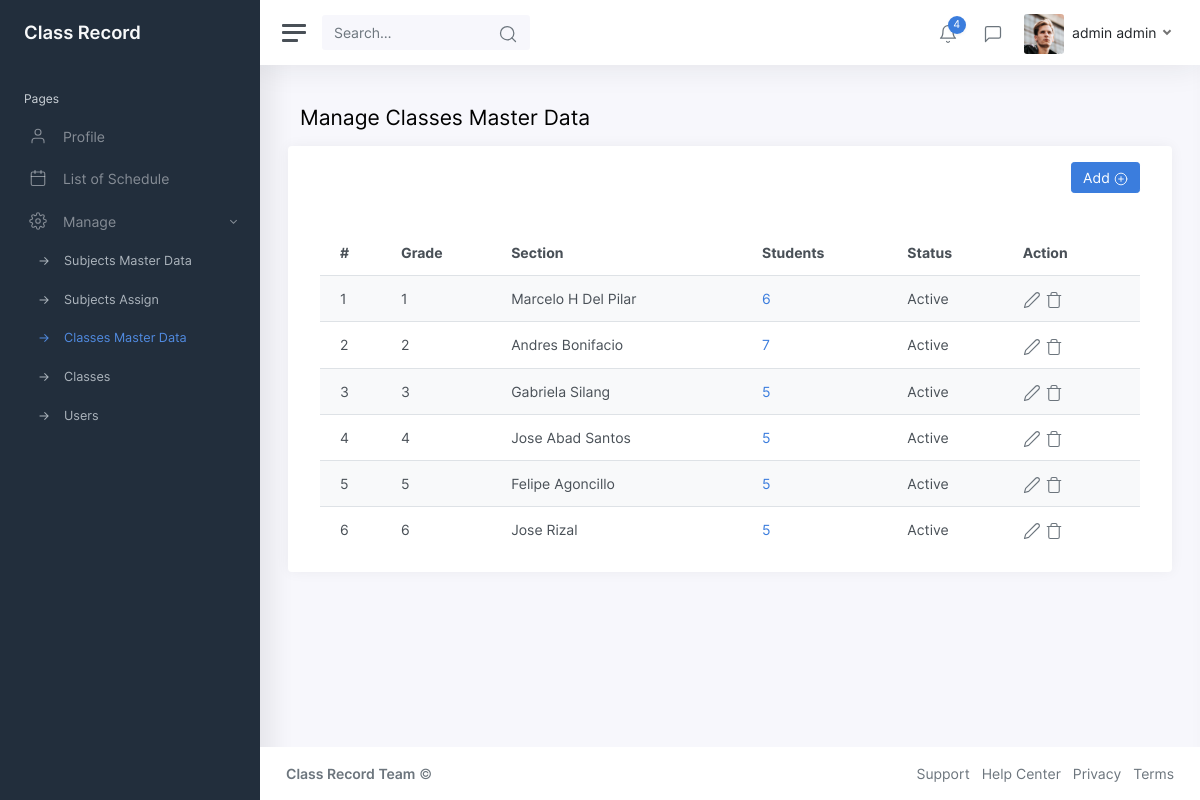
The app's page /classes_action.php (signed in) with its own data.
### tables this page shows
CREATE TABLE `classes_master_data` (
  `classMasterId` int NOT NULL,
  `grade` varchar(255) NOT NULL,
  `section` varchar(255) NOT NULL,
  `status` enum('Active','Inactive','Deleted') NOT NULL,
  `datecreated` datetime NOT NULL,
  `dateupdated` datetime NOT NULL,
  `userId` int NOT NULL
);

### libraries/data_interface.php (called while the page is built, shortened)
<?php
class jpacObject{
	private $conn;
	public function __construct(){
  		try {
	 		$this->conn = new PDO("mysql:host=".db_server.";dbname=".db_name, db_user, db_pass);
  			$this->conn->setAttribute(PDO::ATTR_ERRMODE, PDO::ERRMODE_EXCEPTION);
		} catch(PDOException $e) {
		  	echo "Connection failed: " . $e->getMessage();
		  	die;
		}
	}
	function SQLQuery($sql) {
		$sth=$this->conn->prepare($sql);
		$sth->execute();
		$result = $sth->fetchAll();
		return $result;
	}
}
?>

### classes_action.php (the view, shortened to what this page needs)
<?php
$jpac=new JpacObject();
?>
<?php include_once("includes/header.php"); ?>
	<div class="wrapper">
		<?php include_once("menu.php") ?>
		<div class="main">
			<?php include_once("navbar.php") ?>
			<main class="content">
				<div class="container-fluid p-0">
					<h1 class="h3 mb-3">Manage Classes Master Data</h1>
					<div class="row">
                        <div class="card">
                            <div class="card-header text-right">
                                <button class="btn btn-primary" onclick="showModalData('add')"  data-toggle="modal" data-target="#modalData">Add <i class="align-middle" data-feather="plus-circle"></i> </button>
                            </div>
                            <div class="card-body table-responsive">
                            <table class="table table-striped table-hover" id="usersTable">
									<thead>
										<tr>
											<th>#</th>
											<th>Grade</th>
											<th>Section</th>
											<th>Students</th>
											<th>Status</th>
											<th>Action</th>
                                        </tr>
									</thead>
									<tbody>
										<?php
                                        $result=$jpac->SQLQuery("SELECT t0.*,IFNULL((SELECT COUNT(*) FROM class WHERE classMasterId=t0.classMasterId),0) as StudentCount FROM classes_master_data t0 ");
                                        for($i=0;$i<count($result);$i++){
                                        ?>
										<tr>
											<td><?= ($i+1) ?></td>
											<td><?= $result[$i]['grade'] ?></td>
											<td><?= $result[$i]['section'] ?></td>
											<td><?php
												$studentCount=$result[$i]['StudentCount'];
												if($studentCount>0){
													echo '<a href="classes.php?id='.$result[$i]['classMasterId'].'" target="_blank">'.$studentCount.'</a>';
												}else{
													echo $studentCount;
												}
												?></td>
											<td><?= $result[$i]['status'] ?></td>
											<td class="table-action">
												<a href="#" data-toggle="modal" data-target="#modalData" onclick="showModalData('edit','<?= $result[$i]['classMasterId'] ?>','<?= $result[$i]['grade'] ?>','<?= $result[$i]['section'] ?>','<?= $result[$i]['status'] ?>')"><i class="align-middle" data-feather="edit-2"></i></a>
												<a href="#"><i class="align-middle" data-feather="trash"></i></a>
											</td>
										</tr>
                                        <?php } ?>
									</tbody>
								</table>
                            </div>
                        </div>
					</div>
				</div>
			</main>
			<?php include_once("includes/footer.php") ?>
		</div>
	</div>
<link rel="stylesheet" type="text/css" href="https://cdn.datatables.net/v/bs5/dt-1.11.5/datatables.min.css"/>
</body>
</html>

### records on screen
classes_master_data: grade "1", section "Marcelo H Del Pilar", studentCount "6", status "Active"
classes_master_data: grade "2", section "Andres Bonifacio", studentCount "7", status "Active"
classes_master_data: grade "3", section "Gabriela Silang", studentCount "5", status "Active"
classes_master_data: grade "4", section "Jose Abad Santos", studentCount "5", status "Active"
classes_master_data: grade "5", section "Felipe Agoncillo", studentCount "5", status "Active"
classes_master_data: grade "6", section "Jose Rizal", studentCount "5", status "Active"

### other values on screen
$userData[0]['first_name'] "admin"
$userData[0]['last_name'] "admin"
